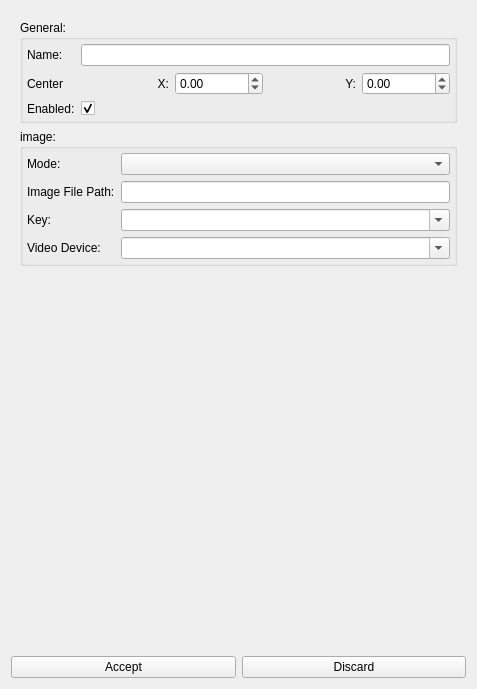
<?xml version="1.0" encoding="UTF-8"?>
<ui version="4.0">
 <class>ImageConfig</class>
 <widget class="QWidget" name="ImageConfig">
  <property name="geometry">
   <rect>
    <x>0</x>
    <y>0</y>
    <width>477</width>
    <height>689</height>
   </rect>
  </property>
  <property name="windowTitle">
   <string>Form</string>
  </property>
  <layout class="QVBoxLayout" name="verticalLayout">
   <item>
    <widget class="QScrollArea" name="scrollArea">
     <property name="frameShape">
      <enum>QFrame::NoFrame</enum>
     </property>
     <property name="frameShadow">
      <enum>QFrame::Plain</enum>
     </property>
     <property name="widgetResizable">
      <bool>true</bool>
     </property>
     <widget class="QWidget" name="scrollAreaWidgetContents">
      <property name="geometry">
       <rect>
        <x>0</x>
        <y>0</y>
        <width>459</width>
        <height>640</height>
       </rect>
      </property>
      <layout class="QVBoxLayout" name="verticalLayout_5">
       <item>
        <widget class="QGroupBox" name="groupBox">
         <property name="title">
          <string>General:</string>
         </property>
         <layout class="QVBoxLayout" name="verticalLayout_2">
          <property name="leftMargin">
           <number>0</number>
          </property>
          <property name="topMargin">
           <number>0</number>
          </property>
          <property name="rightMargin">
           <number>0</number>
          </property>
          <property name="bottomMargin">
           <number>0</number>
          </property>
          <item>
           <layout class="QFormLayout" name="formLayout">
            <property name="leftMargin">
             <number>4</number>
            </property>
            <property name="topMargin">
             <number>4</number>
            </property>
            <property name="rightMargin">
             <number>4</number>
            </property>
            <property name="bottomMargin">
             <number>4</number>
            </property>
            <item row="0" column="0">
             <widget class="QLabel" name="nameLabel">
              <property name="text">
               <string>Name:</string>
              </property>
             </widget>
            </item>
            <item row="0" column="1">
             <widget class="QLineEdit" name="nameLineEdit"/>
            </item>
            <item row="1" column="0">
             <widget class="QLabel" name="centerLabel">
              <property name="text">
               <string>Center</string>
              </property>
             </widget>
            </item>
            <item row="1" column="1">
             <widget class="QWidget" name="centerWidget" native="true">
              <layout class="QHBoxLayout" name="horizontalLayout_2">
               <property name="leftMargin">
                <number>0</number>
               </property>
               <property name="topMargin">
                <number>0</number>
               </property>
               <property name="rightMargin">
                <number>0</number>
               </property>
               <property name="bottomMargin">
                <number>0</number>
               </property>
               <item>
                <widget class="QLabel" name="label_center_x">
                 <property name="text">
                  <string>X:</string>
                 </property>
                 <property name="alignment">
                  <set>Qt::AlignRight|Qt::AlignTrailing|Qt::AlignVCenter</set>
                 </property>
                </widget>
               </item>
               <item>
                <widget class="QDoubleSpinBox" name="spin_center_x">
                 <property name="minimum">
                  <double>-99.989999999999995</double>
                 </property>
                </widget>
               </item>
               <item>
                <widget class="QLabel" name="label_center_y">
                 <property name="text">
                  <string>Y:</string>
                 </property>
                 <property name="alignment">
                  <set>Qt::AlignRight|Qt::AlignTrailing|Qt::AlignVCenter</set>
                 </property>
                </widget>
               </item>
               <item>
                <widget class="QDoubleSpinBox" name="spin_center_y">
                 <property name="minimum">
                  <double>-99.989999999999995</double>
                 </property>
                </widget>
               </item>
              </layout>
             </widget>
            </item>
            <item row="2" column="0">
             <widget class="QLabel" name="enabledLabel">
              <property name="text">
               <string>Enabled:</string>
              </property>
             </widget>
            </item>
            <item row="2" column="1">
             <widget class="QCheckBox" name="enabledCheckBox">
              <property name="checked">
               <bool>true</bool>
              </property>
             </widget>
            </item>
           </layout>
          </item>
         </layout>
        </widget>
       </item>
       <item>
        <widget class="QGroupBox" name="groupBox_2">
         <property name="title">
          <string>image:</string>
         </property>
         <layout class="QVBoxLayout" name="verticalLayout_3">
          <property name="leftMargin">
           <number>0</number>
          </property>
          <property name="topMargin">
           <number>0</number>
          </property>
          <property name="rightMargin">
           <number>0</number>
          </property>
          <property name="bottomMargin">
           <number>0</number>
          </property>
          <item>
           <layout class="QFormLayout" name="formLayout_2">
            <property name="leftMargin">
             <number>4</number>
            </property>
            <property name="topMargin">
             <number>4</number>
            </property>
            <property name="rightMargin">
             <number>4</number>
            </property>
            <property name="bottomMargin">
             <number>4</number>
            </property>
            <item row="0" column="0">
             <widget class="QLabel" name="ModeLabel">
              <property name="text">
               <string>Mode:</string>
              </property>
             </widget>
            </item>
            <item row="0" column="1">
             <widget class="QComboBox" name="cbx_Mode">
              <property name="sizePolicy">
               <sizepolicy hsizetype="Expanding" vsizetype="Fixed">
                <horstretch>0</horstretch>
                <verstretch>0</verstretch>
               </sizepolicy>
              </property>
              <property name="maximumSize">
               <size>
                <width>16777215</width>
                <height>16777215</height>
               </size>
              </property>
              <property name="editable">
               <bool>false</bool>
              </property>
             </widget>
            </item>
            <item row="1" column="0">
             <widget class="QLabel" name="file_path_label">
              <property name="text">
               <string>Image File Path:</string>
              </property>
             </widget>
            </item>
            <item row="1" column="1">
             <widget class="QLineEdit" name="file_path_line_edit"/>
            </item>
            <item row="2" column="0">
             <widget class="QLabel" name="KeyLabel">
              <property name="text">
               <string>Key:</string>
              </property>
             </widget>
            </item>
            <item row="2" column="1">
             <widget class="QComboBox" name="cbx_Key">
              <property name="sizePolicy">
               <sizepolicy hsizetype="Expanding" vsizetype="Fixed">
                <horstretch>0</horstretch>
                <verstretch>0</verstretch>
               </sizepolicy>
              </property>
              <property name="maximumSize">
               <size>
                <width>16777215</width>
                <height>16777215</height>
               </size>
              </property>
              <property name="editable">
               <bool>true</bool>
              </property>
             </widget>
            </item>
            <item row="3" column="0">
             <widget class="QLabel" name="DeviceLabel">
              <property name="text">
               <string>Video Device:</string>
              </property>
             </widget>
            </item>
            <item row="3" column="1">
             <widget class="QComboBox" name="cbx_Device">
              <property name="sizePolicy">
               <sizepolicy hsizetype="Expanding" vsizetype="Fixed">
                <horstretch>0</horstretch>
                <verstretch>0</verstretch>
               </sizepolicy>
              </property>
              <property name="maximumSize">
               <size>
                <width>16777215</width>
                <height>16777215</height>
               </size>
              </property>
              <property name="editable">
               <bool>true</bool>
              </property>
             </widget>
            </item>
           </layout>
          </item>
         </layout>
        </widget>
       </item>
       <item>
        <spacer name="verticalSpacer">
         <property name="orientation">
          <enum>Qt::Vertical</enum>
         </property>
         <property name="sizeHint" stdset="0">
          <size>
           <width>20</width>
           <height>40</height>
          </size>
         </property>
        </spacer>
       </item>
      </layout>
     </widget>
    </widget>
   </item>
   <item>
    <layout class="QHBoxLayout" name="horizontalLayout">
     <item>
      <widget class="QPushButton" name="btnAccept">
       <property name="text">
        <string>Accept</string>
       </property>
      </widget>
     </item>
     <item>
      <widget class="QPushButton" name="btnDiscard">
       <property name="text">
        <string>Discard</string>
       </property>
      </widget>
     </item>
    </layout>
   </item>
  </layout>
 </widget>
 <tabstops>
  <tabstop>nameLineEdit</tabstop>
  <tabstop>spin_center_x</tabstop>
  <tabstop>spin_center_y</tabstop>
  <tabstop>enabledCheckBox</tabstop>
  <tabstop>btnAccept</tabstop>
  <tabstop>btnDiscard</tabstop>
  <tabstop>scrollArea</tabstop>
 </tabstops>
 <resources/>
 <connections/>
</ui>
